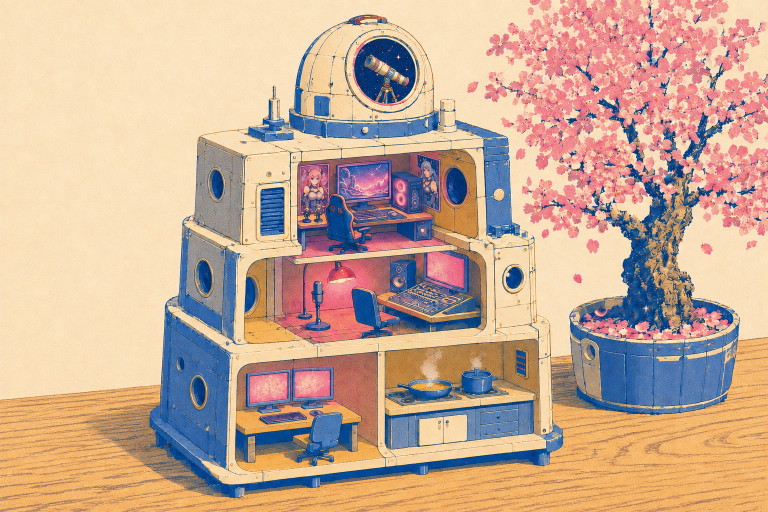
#> input picture landing page.png, 1536 x 1024 px (shown at 1/2 size)
$ python world_room_paint.py
#> lines starting #> are read from the running program, lines starting #| are printed output that depends on the picture; after the words box and inside, x2 and y2 are one past the last pixel; in counts of white or black regions, pixels touching at a corner belong together; pictures that were not available may be replaced by others from this repository, and a replacement may not be noted
### scripts/studio/world_architecture_paint.py
"""Reserve facade, roof, and side-wall artwork for their own physical surfaces."""
from pathlib import Path
import numpy as np
from PIL import Image,ImageDraw,ImageFilter
ROOT=Path(__file__).resolve().parents[2]
OUT=ROOT/'public/scene/textures'

def sample(name):
    a=np.asarray(Image.open(OUT/(name+'.png')).convert('RGB'))
    yy,xx=np.indices((1024,1536))
    return Image.fromarray(a[yy%a.shape[0],xx%a.shape[1]])

def prepare_architecture_paint():
    source=Image.open(ROOT/'landing page.png').convert('RGB')
    cream=sample('cream')
    mask=Image.new('L',source.size);draw=ImageDraw.Draw(mask)
    for poly in [
      [(594,324),(949,297),(970,471),(947,485),(603,515),(594,500)],
      [(504,515),(953,497),(971,519),(977,637),(960,651),(504,692),(487,672),(490,537)],
      [(495,739),(750,711),(765,887),(750,918),(479,946),(466,930),(473,758)],
      [(773,706),(1066,678),(1082,870),(1064,885),(793,914),(778,898)],
    ]: draw.polygon(poly,fill=255)
    draw.rounded_rectangle((512,363,582,489),radius=9,fill=255)
    draw.ellipse((998,521,1060,598),fill=255)
    Image.composite(cream,source,mask.filter(ImageFilter.GaussianBlur(.5))).save(OUT/'architecture-front.png')
    sides=source.copy()
    for box,crop in [((337,703,379,752),(338,681,350,701)),((367,741,428,835),(378,703,407,726)),((375,510,439,607),(379,475,405,503)),((408,326,462,419),(405,291,437,321))]:
        side_mask=Image.new('L',source.size);draw=ImageDraw.Draw(side_mask)
        draw.ellipse(box,fill=255)
        paint=np.asarray(source.crop(crop))
        paint=np.concatenate((paint,paint[:,::-1]),axis=1)
        paint=np.concatenate((paint,paint[::-1]),axis=0)
        yy,xx=np.indices((1024,1536))
        fill=Image.fromarray(paint[yy%paint.shape[0],xx%paint.shape[1]])
        sides=Image.composite(fill,sides,side_mask.filter(ImageFilter.GaussianBlur(.5)))
    sides.save(OUT/'architecture-sides.png')
    roof_mask=mask.copy();draw=ImageDraw.Draw(roof_mask)
    draw.polygon([(490,250),(526,235),(531,163),(569,162),(574,228),(582,224),(582,132),(615,63),(674,24),(775,21),(838,54),(879,127),(879,195),(919,192),(919,274),(885,282),(589,290),(493,290)],fill=255)
    Image.composite(cream,source,roof_mask.filter(ImageFilter.GaussianBlur(.5))).save(OUT/'architecture-roofs.png')
    right=Image.open(ROOT/'Codex Image Sep 7, 2026, 12_09_29 AM.png').convert('RGB')
    pixels=np.asarray(right,dtype=float)
    yy,xx=np.indices((1024,1536))
    pink=(pixels[:,:,0]>pixels[:,:,1]*1.3)&(pixels[:,:,2]>pixels[:,:,1]*.95)&(pixels[:,:,0]>140)
    pink&=(xx>880)&(xx<1040)&(yy>250)&(yy<650)
    clear=Image.fromarray((pink*255).astype('uint8')).filter(ImageFilter.MaxFilter(5))
    draw=ImageDraw.Draw(clear)
    for box in [(907,323,958,413),(934,518,987,611),(934,746,985,832),(975,708,1023,758)]:
        draw.ellipse(box,fill=255)
    patch=np.asarray(right.crop((942,283,966,307)))
    patch=np.concatenate((patch,patch[:,::-1]),axis=1)
    patch=np.concatenate((patch,patch[::-1]),axis=0)
    fill=Image.fromarray(patch[yy%patch.shape[0],xx%patch.shape[1]])
    Image.composite(fill,right,clear.filter(ImageFilter.GaussianBlur(.5))).save(OUT/'architecture-right.png')
    print('Separated facade, porthole, room, and roof source ownership.')

# [1 lines that do not run on import are left out]

### scripts/studio/world_room_paint.py
"""Extend unobstructed source room materials onto real floor and wall surfaces."""
from pathlib import Path
import numpy as np
from PIL import Image, ImageFilter

ROOT=Path(__file__).resolve().parents[2]
OUT=ROOT/'public/scene/textures'

def mirrored(source,box):
    a=np.asarray(source.crop(box).convert('RGB'))
    a=np.concatenate((a,a[:,::-1]),axis=1)
    return np.concatenate((a,a[::-1]),axis=0)

def wall_grain(source,box):
    """Retain source ink and grain without repeating broad painted lighting."""
    base=mirrored(source,box)
    height,width=base.shape[:2]
    # Blur periodic neighbors so lighting removal cannot introduce edge seams.
    repeated=Image.fromarray(np.tile(base,(3,3,1)))
    illumination=np.asarray(repeated.filter(ImageFilter.GaussianBlur(4)),dtype=float)
    illumination=illumination[height:2*height,width:2*width]
    return np.clip(base.astype(float)-illumination+base.mean(axis=(0,1)),0,255)

def prepare_room_walls(source=None):
    """Extend unobstructed wall grain without any original furniture pixels."""
    source=source or Image.open(ROOT/'landing page.png')
    samples={
        'Gaming':wall_grain(source,(793,311,815,328)),
        'Recording':wall_grain(source,(572,544,600,590)),
        'Workspace':wall_grain(source,(704,730,738,786)),
        'Kitchen':wall_grain(source,(982,706,999,735)),
    }
    yy,xx=np.indices((1024,1536))
    for room,base in samples.items():
        paint=base[yy%base.shape[0],xx%base.shape[1]].astype(float)
        # Sparse vertical panel joints follow wall distance. At two source
        # pixels per world unit, these remain fine ink lines in the home view.
        phase=(xx-100)%280
        joints=np.minimum(phase,280-phase)<1
        paint[joints]=paint[joints]*.74+np.array([28,61,91])*.26
        image=Image.fromarray(np.clip(paint,0,255).astype('uint8'))
        image.save(OUT/f'wall-{room}-rear.png')
        if room=='Workspace':
            # Separate ownership keeps the perpendicular wall's paint from
            # consuming texels belonging to the back wall during the bake.
            image.save(OUT/'wall-Workspace-right.png')
    print('Prepared clean room walls with source grain and sparse panel joints.')

def prepare_room_paint():
    from world_architecture_paint import prepare_architecture_paint
    prepare_architecture_paint()
#> in prepare_architecture_paint, source is the input picture: PIL image 1536x1024 RGB; mean R, G, B 199.7, 170.6, 150.1
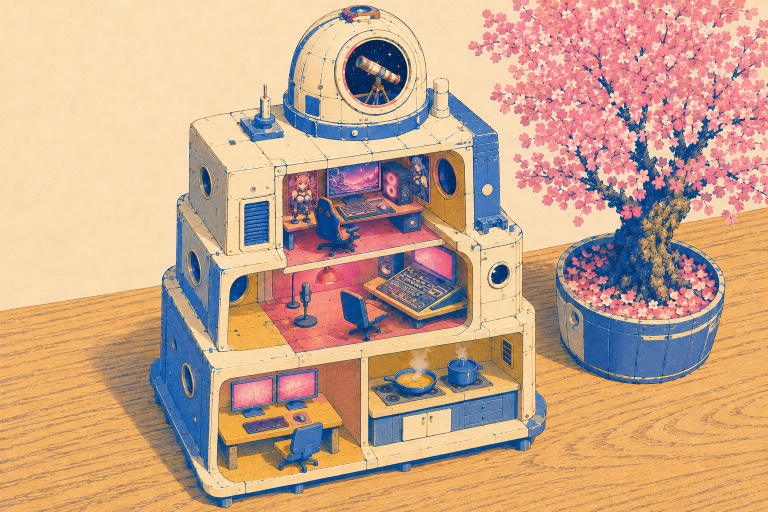
#> input picture Codex Image Sep 7, 2026, 12_09_18 AM.png, 1536 x 1024 px, given in place of cream.png, which was not available (shown at 1/2 size)
#> in sample, a is the input picture: shape (1024, 1536, 3); mean R, G, B 201, 165, 138.6
#> in prepare_architecture_paint, `mask = Image.new('L', source.size)`: mask: PIL image 1536x1024 L; every value is 0
#> in prepare_architecture_paint, `Image.composite(cream,source,mask.filter(ImageFilter.GaussianBlur(.5))..`:
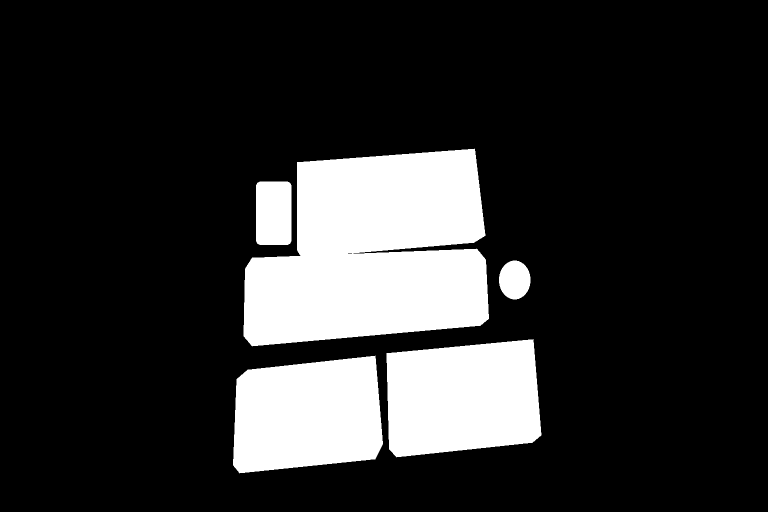
#> mask: PIL image 1536x1024 L (shown at 1/2 size); 18% white; 5 white regions, box (x1, y1, x2, y2) and area: (487, 297, 978, 693) 149266, (773, 678, 1083, 915) 62247, (466, 711, 766, 947) 59302, (512, 363, 583, 490) 8933, (998, 521, 1061, 599) 3850
#> after the loop in prepare_architecture_paint, `for box,crop in [((337,703,379,752),(338,681,350,701)),((367,741,428,8..`:
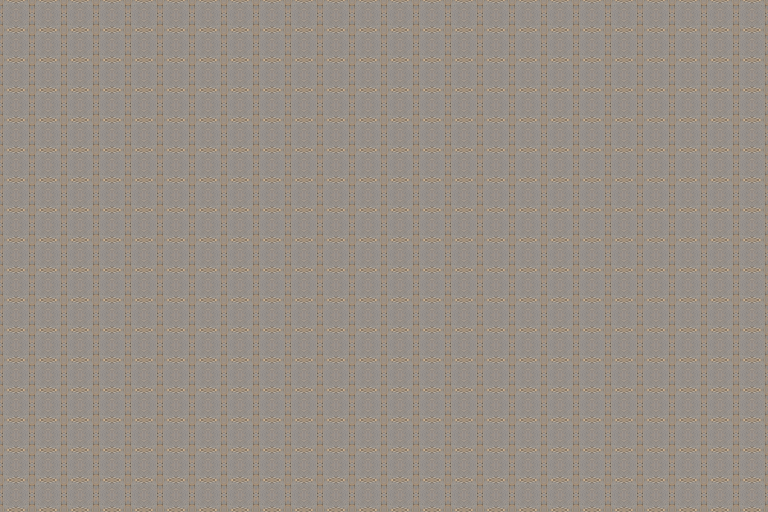
#> fill: PIL image 1536x1024 RGB (shown at 1/2 size); mean R, G, B 152, 143.1, 134.1
#> after the loop in prepare_architecture_paint, `for box,crop in [((337,703,379,752),(338,681,350,701)),((367,741,428,8..`: side_mask: PIL image 1536x1024 L; 0.26% white; 1 white region, box (x1, y1, x2, y2) and area: (408, 326, 463, 420) 4050
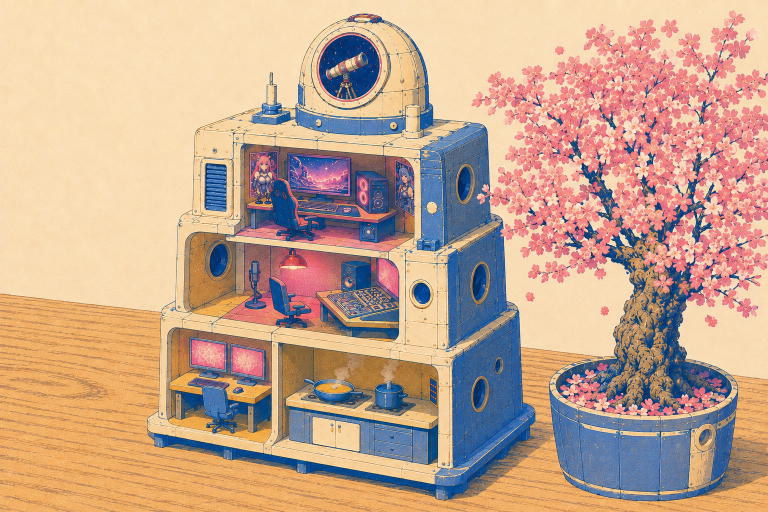
#> input picture Codex Image Sep 7, 2026, 12_09_29 AM.png, 1536 x 1024 px (shown at 1/2 size)
#> in prepare_architecture_paint, right is the input picture: PIL image 1536x1024 RGB; mean R, G, B 196.7, 164.9, 143.3
#> in prepare_architecture_paint, `pink=(pixels[:,:,0]>pixels[:,:,1]*1.3)&(pixels[:,:,2]>pixels[:,:,1]*.9..`: pink: shape (1024, 1536) bool; 9.5% white; 1766 white regions (1498 under 20 px), largest, box (x1, y1, x2, y2) and area: (1117, 100, 1459, 311) 20718, (1339, 198, 1536, 438) 13230, (542, 495, 695, 653) 11342
#> in prepare_architecture_paint, `pink&=(xx>880)&(xx<1040)&(yy>250)&(yy<650)`:
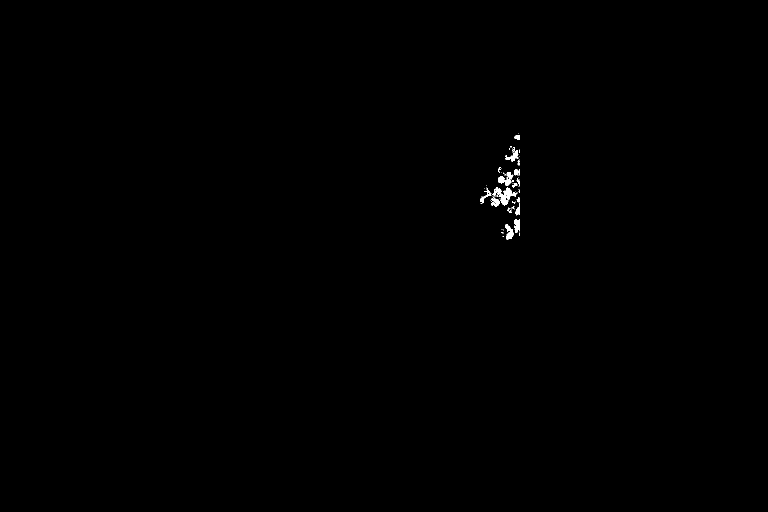
#> pink: shape (1024, 1536) bool (shown at 1/2 size); 0.18% white; 63 white regions (46 under 20 px), largest, box (x1, y1, x2, y2) and area: (984, 375, 1035, 411) 683, (996, 344, 1027, 372) 379, (1010, 448, 1027, 480) 275
#> in prepare_architecture_paint, `clear=Image.fromarray((pink*255).astype('uint8')).filter(ImageFilter.M..`: clear: PIL image 1536x1024 L; 0.43% white; 4 white regions, box (x1, y1, x2, y2) and area: (958, 332, 1042, 433) 4463, (1000, 437, 1042, 482) 1178, (1009, 290, 1042, 333) 852, (1027, 265, 1042, 282) 205
#> in prepare_architecture_paint, `Image.composite(fill,right,clear.filter(ImageFilter.GaussianBlur(.5)))..`: clear: PIL image 1536x1024 L; 1.3% white; 8 white regions, largest, box (x1, y1, x2, y2) and area: (958, 332, 1042, 433) 4463, (934, 518, 988, 612) 3976, (907, 323, 959, 414) 3712
    source=Image.open(ROOT/'landing page.png')
    pink=mirrored(source,(572,544,600,590))
    Image.fromarray(pink).save(OUT/'pink.png')
    gold=mirrored(source,(982,706,999,735))
    Image.fromarray(gold).save(OUT/'gold.png')
    floor_gold=mirrored(source,(730,904,744,912))
    floor_pink=mirrored(source,(666,634,698,650))
    yy,xx=np.indices((1024,1536))
    for room,base in [('Gaming',floor_pink),('Recording',floor_pink),('Workspace',floor_gold),('Kitchen',floor_gold)]:
        paint=base[yy%base.shape[0],xx%base.shape[1]].astype(float)
        # Tile divisions follow world distance, so the same floor remains
        # consistent when seen from the side. Its grain comes from the artwork.
        lines=(np.minimum(xx%100,100-xx%100)<1)|(np.minimum(yy%90,90-yy%90)<1)
        paint[lines]=paint[lines]*.63+np.array([28,61,91])*.37
        Image.fromarray(np.clip(paint,0,255).astype('uint8')).save(OUT/f'floor-{room}.png')
#> this loop made 4 passes
#> room on passes 1 to 4: 'Gaming', 'Recording', 'Workspace', 'Kitchen'
#> pass 1, in prepare_room_paint, `paint=base[yy%base.shape[0],xx%base.shape[1]].astype(float)`:
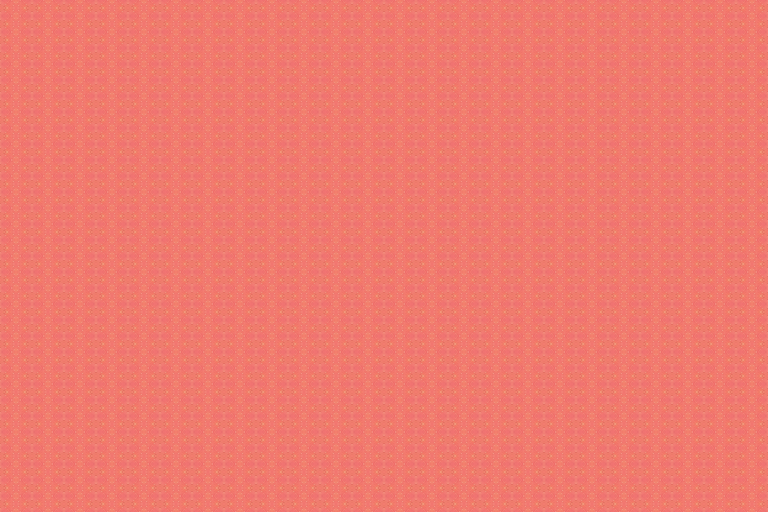
#> paint: shape (1024, 1536, 3) float64 (shown at 1/2 size); mean R, G, B 240.2, 122.3, 110.6
    prepare_room_walls(source)
#> call 3 of wall_grain, with box = (704, 730, 738, 786)
#> in wall_grain (call 3), `repeated=Image.fromarray(np.tile(base,(3,3,1)))`:
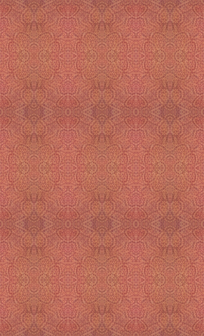
#> repeated: PIL image 204x336 RGB; mean R, G, B 184, 106.5, 89.8
#> the loop in prepare_room_walls, `for room,base in samples.items():` made 4 passes
    print('Prepared clean source-grain room floors and unobstructed pink paint.')

if __name__=='__main__':prepare_room_paint()
